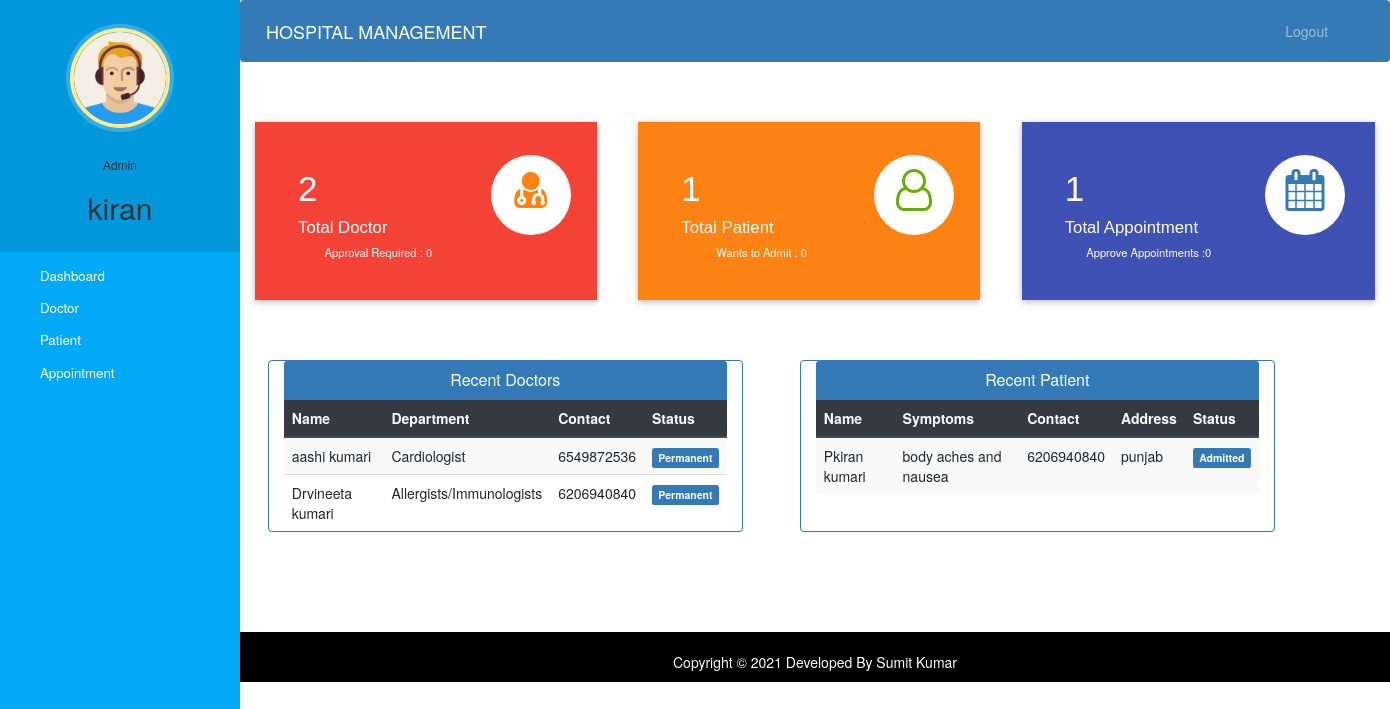
Page /admin-dashboard (signed in) on the committed database.
### hospital/models.py (models this page shows, shortened)
class Doctor(models.Model):
    user=models.OneToOneField(User,on_delete=models.CASCADE)
    profile_pic= models.ImageField(upload_to='profile_pic/DoctorProfilePic/',null=True,blank=True)
    address = models.CharField(max_length=40)
    mobile = models.CharField(max_length=20,null=True)
    department= models.CharField(max_length=50,choices=departments,default='Cardiologist')
    status=models.BooleanField(default=False)
    @property
    def get_name(self):
        return self.user.first_name+" "+self.user.last_name

class Patient(models.Model):
    user=models.OneToOneField(User,on_delete=models.CASCADE)
    profile_pic= models.ImageField(upload_to='profile_pic/PatientProfilePic/',null=True,blank=True)
    address = models.CharField(max_length=40)
    mobile = models.CharField(max_length=20,null=False)
    symptoms = models.CharField(max_length=100,null=False)
    assignedDoctorId = models.PositiveIntegerField(null=True)
    admitDate=models.DateField(auto_now=True)
    status=models.BooleanField(default=False)
    @property
    def get_name(self):
        return self.user.first_name+" "+self.user.last_name

### hospital/views.py (the view)
# urls.py: path('admin-dashboard', views.admin_dashboard_view,name='admin-dashboard'),
@login_required(login_url='adminlogin')
@user_passes_test(is_admin)
def admin_dashboard_view(request):
    doctors=models.Doctor.objects.all().order_by('-id')
    patients=models.Patient.objects.all().order_by('-id')
    doctorcount=models.Doctor.objects.all().filter(status=True).count()
    pendingdoctorcount=models.Doctor.objects.all().filter(status=False).count()
    patientcount=models.Patient.objects.all().filter(status=True).count()
    pendingpatientcount=models.Patient.objects.all().filter(status=False).count()
    appointmentcount=models.Appointment.objects.all().filter(status=True).count()
    pendingappointmentcount=models.Appointment.objects.all().filter(status=False).count()
    mydict={
    'doctors':doctors,
    'patients':patients,
    'doctorcount':doctorcount,
    'pendingdoctorcount':pendingdoctorcount,
    'patientcount':patientcount,
    'pendingpatientcount':pendingpatientcount,
    'appointmentcount':appointmentcount,
    'pendingappointmentcount':pendingappointmentcount,
    }
    return render(request,'hospital/admin_dashboard.html',context=mydict)

### hospital/views.py (called while the page is built)
def is_admin(user):
    return user.groups.filter(name='ADMIN').exists()

### templates/hospital/admin_dashboard.html
{% extends 'hospital/admin_base.html' %}
{% load static %}
{% block content %}
{%include 'hospital/admin_dashboard_cards.html'%}
<br><br><br>
<div class="container">
  <div class="row">
    <div class="panel panel-primary col-md-5" style="margin-left:2%;">
      <div class="panel-heading" style="text-align:center;">
        <h6 class="panel-title">Recent Doctors</h6>
      </div>
      <table class="table table-hover table-striped" id="dev-table">
        <thead class="thead-dark">
          <tr>
            <th>Name</th>
            <th>Department</th>
            <th>Contact</th>
            <th>Status</th>
          </tr>
        </thead>
        {% for d in doctors %}
        <tr>
          <td> {{d.get_name}}</td>
          <td>{{d.department}}</td>
          <td>{{d.mobile}}</td>
          {%if d.status%}
          <td> <span class="label label-primary">Permanent</span></td>
          {% else %}
          <td> <span class="label label-success">On Hold</span></td>
          {% endif %}
        </tr>
        {% endfor %}
      </table>
    </div>
    <div class="panel panel-primary col-md-5" style="margin-left:5%;">
      <div class="panel-heading" style="text-align:center;">
        <h6 class="panel-title">Recent Patient</h6>
      </div>
      <table class="table table-hover table-striped" id="dev-table">
        <thead class="thead-dark">
          <tr>
            <th>Name</th>
            <th>Symptoms</th>
            <th>Contact</th>
            <th>Address</th>
            <th>Status</th>
          </tr>
        </thead>
        {% for p in patients %}
        <tr>
          <td> {{p.get_name}}</td>
          <td>{{p.symptoms}}</td>
          <td>{{p.mobile}}</td>
          <td>{{p.address}}</td>
          {%if p.status%}
          <td> <span class="label label-primary">Admitted</span></td>
          {% else %}
          <td> <span class="label label-success">On Hold</span></td>
          {% endif %}
        </tr>
        {% endfor %}
      </table>
    </div>
  </div>
</div>
{% endblock content %}

### templates/hospital/admin_base.html (shortened to what this page needs)
<!DOCTYPE html>
{% load static %}
<html lang="en">
<head>
  <link rel="stylesheet" href="https://stackpath.bootstrapcdn.com/bootstrap/4.3.1/css/bootstrap.min.css">
  <link rel="stylesheet" href="https://maxcdn.bootstrapcdn.com/font-awesome/4.7.0/css/font-awesome.min.css">
  <link rel="stylesheet" href="{% static '/style.css' %}">
</head>
<body>
  <nav class="menu" tabindex="0">
    <header class="avatar">
      <img src="{% static "images/adminpropic.png" %}" />
      <br><br>
      <h6>Admin</h6>
      <h2>{{request.user.first_name}}</h2>
    </header>
    <ul>
      <li tabindex="0" class="icon-dashboard"> <a style="color:white; text-decoration:none;" href="/admin-dashboard"><span>Dashboard</span></a> </li>
      <li tabindex="0" class="icon-customers"> <a style="color:white; text-decoration:none;" href="/admin-doctor"><span>Doctor</span></a></li>
      <li tabindex="0" class="icon-users"> <a style="color:white; text-decoration:none;" href="/admin-patient"><span>Patient</span></a></li>
      <li tabindex="0" class="icon-calendar"> <a style="color:white; text-decoration:none;" href="/admin-appointment"><span>Appointment</span></a></li>
    </ul>
  </nav>
  <main>
    <div class="bs-example">
      <nav class="navbar navbar-expand-md  navbar-dark fixed-top" style="background:#337AB7;">
        <a href="/admin-dashboard" class="navbar-brand">HOSPITAL MANAGEMENT</a>
        <div class="collapse navbar-collapse justify-content-between" id="navbarCollapse">
          <div class="navbar-nav" style=" margin-left: 90%;">
            <a href="/logout" class="nav-item nav-link">Logout</a>
          </div>
        </div>
      </nav>
    </div>
    <br><br>
    {% block content %}
    {% endblock content %}
    <br><br><br><br>
    <footer>
      <br>
      <div class="container">
        <div class="row">
          <div class="col-md-12 col-sm-12">
            <div style="color:#ffffff;" class="wow fadeInUp footer-copyright">
              <p>
                Copyright &copy; 2021 Developed By Sumit Kumar </p>
            </div>
          </div>
        </div>
      </div>
    </footer>
  </main>
</body>
</html>

### static/style.css (style rules this page uses)
body { padding-left: 240px; }
main { position: relative; height: 100vh; }
.menu { background: #5bc995; height: 100vh; width: 240px; position: fixed; top: 0px; left: 0; z-index: 5; outline: none; }
.menu .avatar { background: rgba(0, 0, 0, 0.1); padding: 2em 0.5em; text-align: center; }
.menu .avatar img { width: 100px; border-radius: 50%; overflow: hidden; border: 4px solid #ffea92; box-shadow: 0 0 0 4px rgba(255, 255, 255, 0.2); }
.menu .avatar h2 { font-weight: normal; margin-bottom: 0; }
.menu ul { list-style: none; padding: 0.5em 0; margin: 0; }
.menu ul li { padding: 0.5em 1em 0.5em 3em; font-size: 0.95em; font-weight: regular; background-repeat: no-repeat; background-position: left 15px center; background-size: auto 20px; transition: all 0.15s linear; cursor: pointer; }
.menu ul li.icon-dashboard { background-image: url("http://www.entypo.com/images//gauge.svg"); }
.menu ul li.icon-customers { background-image: url("http://www.entypo.com/images//briefcase.svg"); }
.menu ul li.icon-users { background-image: url("http://www.entypo.com/images//users.svg"); }
.menu ul li.icon-calendar { background-image: url("http://www.entypo.com/images//calendar.svg"); }

### templates/hospital/admin_base.html (style rules this page uses)
a:link { text-decoration: none; }
a { color: white; }
footer { padding: 0px 0px 0px 0px; background-color: black; margin: 0px; }
p { text-align: center; }
body { padding-left: 240px; }
main { position: relative; height: 100vh; }
.menu { background: #03a9f4; height: 100vh; width: 240px; position: fixed; top: 0px; left: 0; z-index: 5; outline: none; }
.menu .avatar { background: rgba(0, 0, 0, 0.1); padding: 2em 0.5em; text-align: center; }
.menu .avatar img { width: 100px; border-radius: 50%; overflow: hidden; border: 4px solid #ffea92; box-shadow: 0 0 0 4px rgba(255, 255, 255, 0.2); }
.menu .avatar h2 { font-weight: normal; margin-bottom: 0; }
.menu ul { list-style: none; padding: 0.5em 0; margin: 0; }
.menu ul li { padding: 0.5em 1em 0.5em 3em; font-size: 0.95em; font-weight: regular; background-repeat: no-repeat; background-position: left 15px center; background-size: auto 20px; transition: all 0.15s linear; cursor: pointer; }
.menu ul li.icon-dashboard { background-image: url("http://www.entypo.com/images//gauge.svg"); }
.menu ul li.icon-customers { background-image: url("http://www.entypo.com/images//briefcase.svg"); }
.menu ul li.icon-users { background-image: url("http://www.entypo.com/images//users.svg"); }
.menu ul li.icon-calendar { background-image: url("http://www.entypo.com/images//calendar.svg"); }

### rows in the picture
Doctor: get_name "aashi kumari", department "Cardiologist", mobile "6549872536", status "Permanent"
Doctor: get_name "Drvineeta kumari", department "Allergists/Immunologists", mobile "6206940840", status "Permanent"
Patient: get_name "Pkiran kumari", symptoms "body aches and nausea", mobile "6206940840", address "punjab", status "Admitted"

### other values in the picture
{{ request.user.first_name }} "kiran"
{{ doctorcount }} "2"
{{ pendingdoctorcount }} "0"
{{ patientcount }} "1"
{{ pendingpatientcount }} "0"
{{ appointmentcount }} "1"
{{ pendingappointmentcount }} "0"
